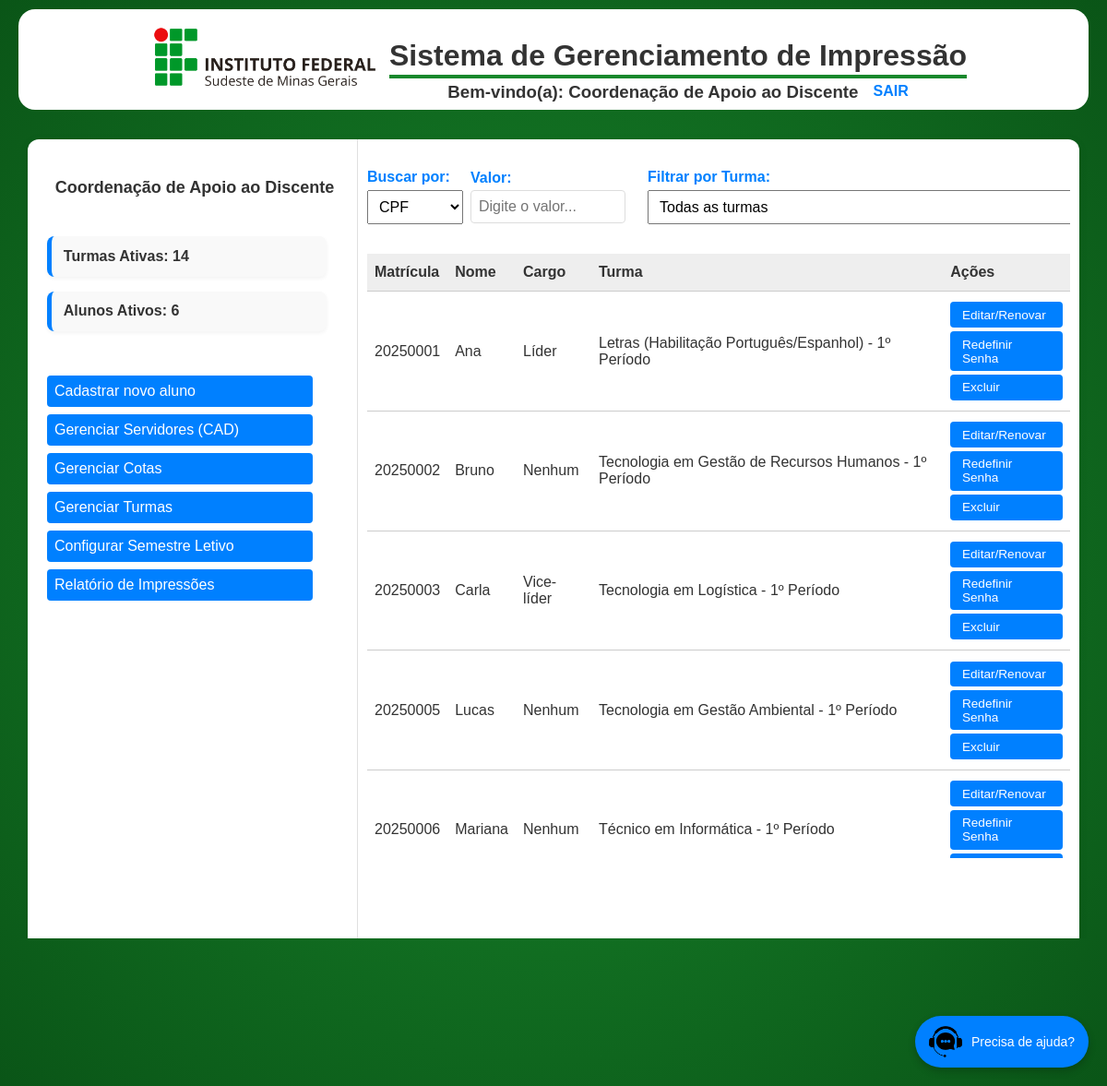
The app's page /pages/admin_cad/dashboard_cad.php (signed in) with its own data.
### tables this page shows
CREATE TABLE `Aluno` (
  `matricula` varchar(20) NOT NULL,
  `nome` varchar(100) NOT NULL,
  `sobrenome` varchar(100) NOT NULL,
  `cargo` enum('Líder','Vice-líder','Nenhum') DEFAULT 'Nenhum',
  `email` varchar(100) NOT NULL,
  `cpf` char(11) NOT NULL,
  `senha` varchar(255) NOT NULL,
  `ativo` tinyint(1) DEFAULT 1,
  `cota_id` int(11) DEFAULT NULL,
  `data_fim_validade` date DEFAULT NULL,
  PRIMARY KEY (`matricula`),
  UNIQUE KEY `cpf` (`cpf`),
  KEY `cota_id` (`cota_id`),
  CONSTRAINT `Aluno_ibfk_1` FOREIGN KEY (`cota_id`) REFERENCES `CotaAluno` (`id`) ON DELETE SET NULL
);

CREATE TABLE `Curso` (
  `id` int(11) NOT NULL AUTO_INCREMENT,
  `sigla` varchar(20) NOT NULL,
  `nome_completo` varchar(100) NOT NULL,
  PRIMARY KEY (`id`),
  UNIQUE KEY `sigla` (`sigla`)
);

CREATE TABLE `Turma` (
  `id` int(11) NOT NULL AUTO_INCREMENT,
  `curso_id` int(11) NOT NULL,
  `periodo` varchar(20) NOT NULL,
  PRIMARY KEY (`id`),
  UNIQUE KEY `curso_id` (`curso_id`,`periodo`),
  CONSTRAINT `Turma_ibfk_1` FOREIGN KEY (`curso_id`) REFERENCES `Curso` (`id`) ON DELETE CASCADE
);

### pages/admin_cad/dashboard_cad.php (the view, shortened to what this page needs)
<?php
require_once '../../includes/config.php';
$pagina = isset($_GET['pagina']) && is_numeric($_GET['pagina']) ? (int)$_GET['pagina'] : 1;
$limite = 5;
$offset = ($pagina - 1) * $limite;
$condicoes = [];
$params = [];
$tipo_busca = $_GET['tipo_busca'] ?? '';
$valor_busca = trim($_GET['valor_busca'] ?? '');
$base_sql = "FROM Aluno a
             LEFT JOIN CotaAluno ca ON a.cota_id = ca.id
             LEFT JOIN Turma t ON ca.turma_id = t.id
             LEFT JOIN Curso c ON t.curso_id = c.id";
$where_clause = !empty($condicoes) ? 'WHERE ' . implode(' AND ', $condicoes) : '';
$sql_count = "SELECT COUNT(*) AS total " . $base_sql . " " . $where_clause;
$stmt_count = $conn->prepare($sql_count);
$stmt_count->execute($params);
$total_resultados = $stmt_count->fetch()->total ?? 0;
$total_paginas = ceil($total_resultados / $limite);
$sql_alunos = "SELECT a.*, t.periodo, c.sigla, c.nome_completo " . $base_sql . " " . $where_clause . " ORDER BY a.nome ASC LIMIT :limite OFFSET :offset";
$stmt = $conn->prepare($sql_alunos);
$stmt->bindValue(':limite', $limite, PDO::PARAM_INT);
$stmt->bindValue(':offset', $offset, PDO::PARAM_INT);
$stmt->execute();
$alunos = $stmt->fetchAll();
$total_turmas = $conn->query("SELECT COUNT(DISTINCT turma_id) AS total FROM CotaAluno")->fetch()->total ?? 0;
$total_alunos = $conn->query("SELECT COUNT(*) AS total FROM Aluno")->fetch()->total ?? 0;
include_once '../../includes/header.php';
?>
<link rel="stylesheet" href="dashboard_cad.css">
<div class="dashboard-layout">
    <aside class="dashboard-aside">
        <section class="dashboard-header">
            <h1>Coordenação de Apoio ao Discente</h1>
        </section>
        <section class="dashboard-cards">
            <div class="card">Turmas Ativas: <?= $total_turmas ?></div>
            <div class="card">Alunos Ativos: <?= $total_alunos ?></div>
        </section>
        <section class="dashboard-menu">
            <a class="btn-menu" href="form_aluno.php">Cadastrar novo aluno</a>
            <a class="btn-menu" href="#" id="btn-gerenciar-servidores">Gerenciar Servidores (CAD)</a>
            <a class="btn-menu" href="gerenciar_cotas.php">Gerenciar Cotas</a>
            <a class="btn-menu" href="gerenciar_turmas.php">Gerenciar Turmas</a>
            <a class="btn-menu" href="../admin/configurar_semestre.php">Configurar Semestre Letivo</a>
            <a class="btn-menu" href="relatorio_aluno.php">Relatório de Impressões</a>
        </section>
    </aside>
    <main class="dashboard-main">
        <div class="responsive-table">
            <form method="GET" class="busca-form styled-busca-form">
                <div class="form-group">
                    <label for="tipo_busca">Buscar por:</label>
                    <select name="tipo_busca" id="tipo_busca">
                        <option value="cpf" <?= ($tipo_busca === 'cpf' ? 'selected' : '') ?>>CPF</option>
                    </select>
                </div>
                <div class="form-group">
                    <label for="valor_busca">Valor:</label>
                    <input type="text" id="valor_busca" name="valor_busca" placeholder="Digite o valor..." value="<?= htmlspecialchars($valor_busca) ?>">
                </div>
                <div class="form-group filter">
                    <label for="turma">Filtrar por Turma:</label>
                    <select name="turma" id="turma">
                        <option value="">Todas as turmas</option>
                    </select>
                </div>
            </form>
            <table>
                <thead>
                    <tr>
                        <th>Matrícula</th>
                        <th>Nome</th>
                        <th>Cargo</th>
                        <th>Turma</th>
                        <th>Ações</th>
                    </tr>
                </thead>
                <tbody>
                    <?php foreach ($alunos as $aluno): ?>
                        <tr>
                            <td data-label="Matrícula"><?= htmlspecialchars($aluno->matricula) ?></td>
                            <td data-label="Nome"><?= htmlspecialchars($aluno->nome) ?></td>
                            <td data-label="Cargo"><?= htmlspecialchars($aluno->cargo) ?></td>
                            <td data-label="Turma"><?= htmlspecialchars($aluno->nome_completo . ' - ' . $aluno->periodo) ?></td>
                            <td data-label="Ações">
                                <div class="action-buttons">
                                    <a href="form_aluno.php?matricula=<?= $aluno->matricula ?>">Editar/Renovar</a>
                                    <a href="#" class="btn-redefinir" data-matricula="<?= $aluno->matricula ?>">Redefinir Senha</a>
                                    <a class="" href="excluir_aluno.php?matricula=<?= $aluno->matricula ?>"
                                        onclick="return confirm('Tem certeza que deseja excluir o aluno <?= htmlspecialchars($aluno->nome) ?>?')">
                                        Excluir
                                    </a>
                                </div>
                            </td>
                        </tr>
                    <?php endforeach; ?>
                </tbody>
            </table>
            <?php if ($total_paginas > 1): ?>
                <nav class="paginacao">
                    <?php for ($i = 1; $i <= $total_paginas; $i++): ?>
                        <a class="<?= $i === $pagina ? 'pagina-ativa' : '' ?>"
                            href="?<?= http_build_query(array_merge($_GET, ['pagina' => $i])) ?>">
                        </a>
                    <?php endfor; ?>
                </nav>
            <?php endif; ?>
        </div>
    </main>
</div>
<?php include_once '../../includes/footer.php'; ?>

### styles.css (style rules this page uses)
body { background: radial-gradient(circle at center, #19882c, #0A5517); background-attachment: fixed; font-family: Arial, sans-serif; margin: 0; padding: 0; color: #333; }
a { text-decoration: none; }
.form-group { margin-bottom: 1rem; }
.form-group label { display: block; margin-bottom: 0.5rem; font-weight: bold; }
.form-group input { width: 90%; padding: 0.75rem; border: 1px solid #ddd; border-radius: 4px; font-size: 1rem; }
.dashboard-layout { display: flex; width: 95%; min-height: 700px; background: #fff; margin: 2rem auto; border-radius: 12px; box-shadow: 0 2px 12px rgba(0,0,0,0.06); }
.dashboard-aside { width: 320px; border-right: 1px solid #e0e0e0; padding: 1.5rem 1rem 1rem 1rem; display: flex; flex-direction: column; gap: 1.5rem; }
.dashboard-main { margin-left: 10px; margin-right: 10px; width: 65%; flex: 1; min-width: 0; padding: 1rem 0 1rem 0; }

### pages/admin_cad/dashboard_cad.css (style rules this page uses)
.dashboard-header { text-align: center; }
aside { width: 40%; margin-left: 5px; }
aside h1 { font-size: 18px; }
.dashboard-cards { display: flex; flex-direction: column; gap: 1rem; margin-bottom: 1.5rem; }
.card { width: 85%; background-color: #f9f9f9; border-left: 5px solid #0080ff; padding: 0.8rem; border-radius: 8px; font-weight: 600; box-shadow: 0 2px 4px rgba(0,0,0,0.05); }
.busca-form,.filter-form { align-items: center; display: flex; flex-direction: row; gap: 0.5rem; width: 90%; max-width: 600px; margin-bottom: 1rem; }
.busca-form .filter { margin-left: 1rem; }
.busca-form input { width: 150px; }
.busca-form input, .busca-form select, .busca-form button, .filter-form select, .filter-form button { padding: 0.5rem; font-size: 1rem; margin-top: 0.3rem; }
.busca-form label { font-weight: 600; color: #0080ff; margin-bottom: 0; }
.dashboard-menu { display: flex; flex-direction: column; gap: 0.5rem; width: 90%; max-width: 600px; }
.btn-menu { color: #FFF; border: none; border-radius: 4px; padding: 0.5rem; font-size: 1rem; background-color: #0080ff; }
.responsive-table { width: 100%; overflow-x: auto; margin: 0 auto; padding: 1rem 0; }
table { width: 100%; border-collapse: collapse; background: #fff; margin-bottom: 1rem; }
thead { background-color: #eee; }
th, td { padding: 0.7rem 0.5rem; text-align: left; border-bottom: 1px solid #ccc; }
.action-buttons { display: flex; flex-direction: column; gap: 0.25rem; }
.action-buttons a { background: #0080ff; color: white; padding: 0.4rem 0.8rem; border-radius: 4px; font-size: 0.85rem; text-decoration: none; transition: background 0.2s; }
.paginacao { margin-top: 1rem; text-align: center; }
.paginacao a { margin: 0 5px; padding: 6px 10px; border: 1px solid #ccc; background: #f9f9f9; text-decoration: none; border-radius: 4px; color: #333; }
.paginacao .pagina-ativa { background: #00552e; color: white; font-weight: bold; }

### records on screen
aluno: matricula "20250001", nome "Ana", cargo "Líder", curso.nome_completo "Letras (Habilitação Português/Espanhol) - 1º Período"
aluno: matricula "20250002", nome "Bruno", cargo "Nenhum", curso.nome_completo "Tecnologia em Gestão de Recursos Humanos - 1º Período"
aluno: matricula "20250003", nome "Carla", cargo "Vice-líder", curso.nome_completo "Tecnologia em Logística - 1º Período"
aluno: matricula "20250005", nome "Lucas", cargo "Nenhum", curso.nome_completo "Tecnologia em Gestão Ambiental - 1º Período"
aluno: matricula "20250006", nome "Mariana", cargo "Nenhum", curso.nome_completo "Técnico em Informática - 1º Período"

### other values on screen
SITE_NAME "Sistema de Gerenciamento de Impressão"
$total_turmas "14"
$total_alunos "6"
